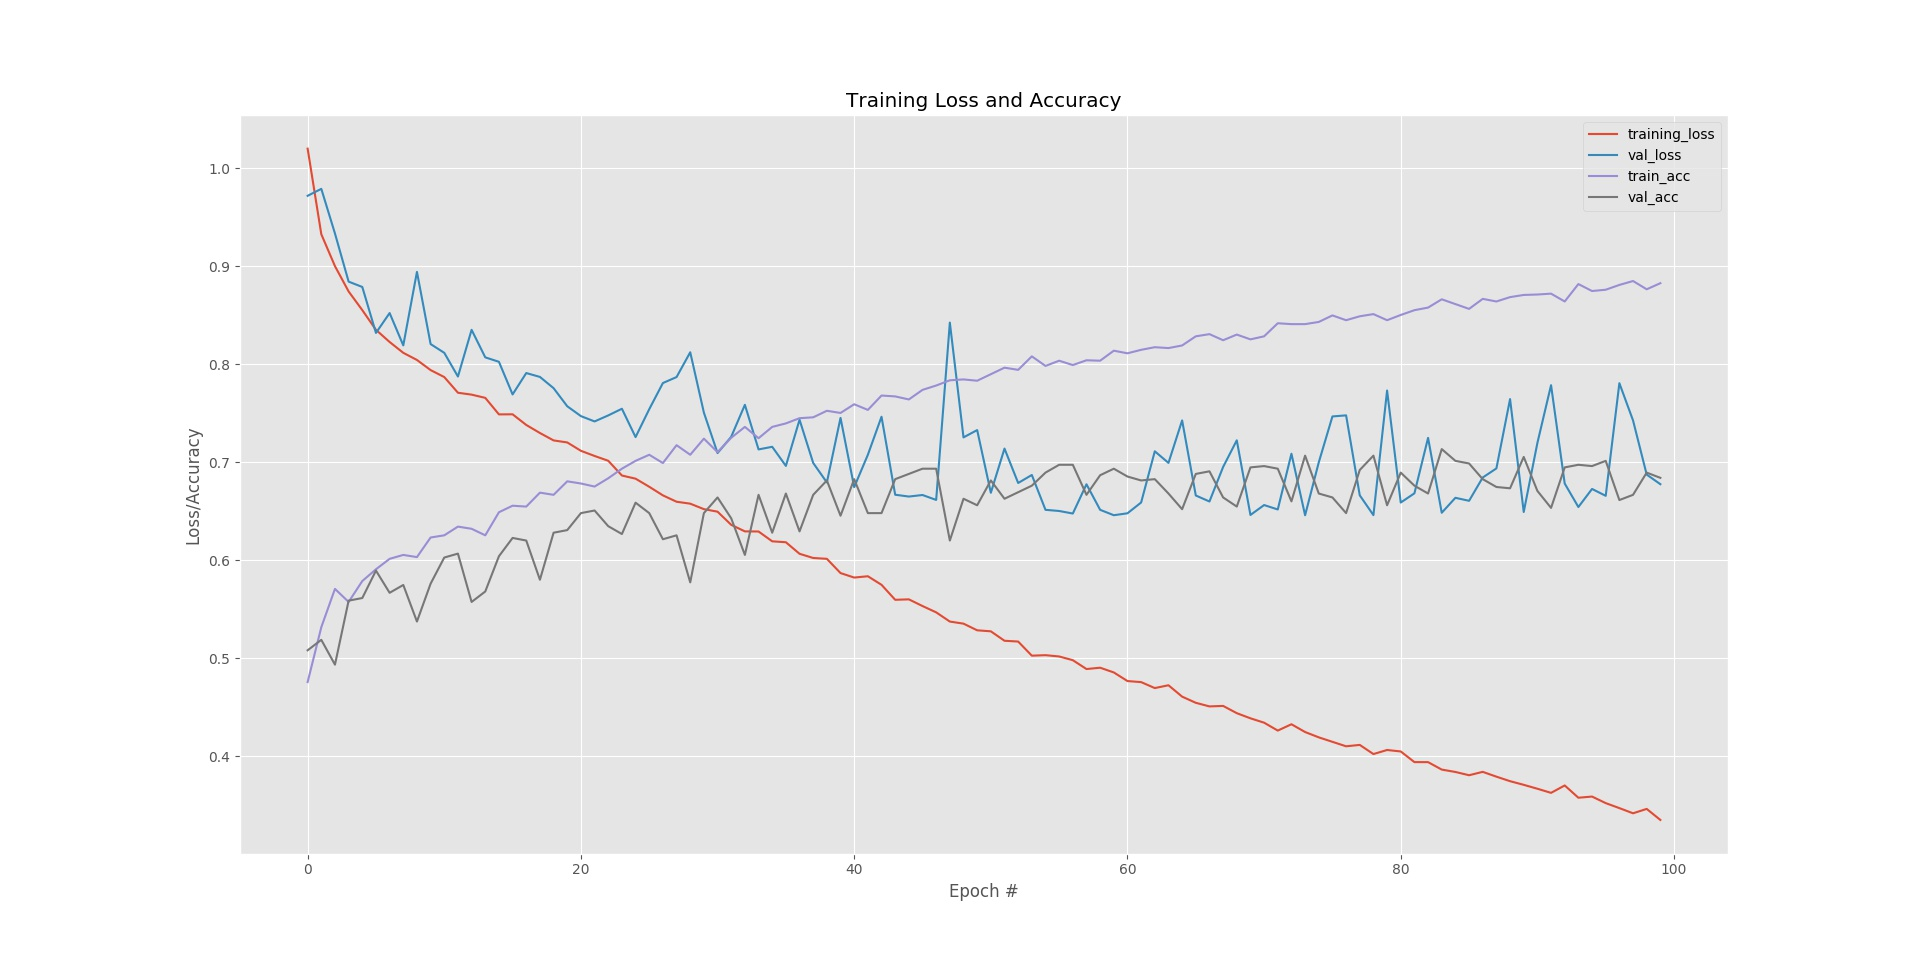

The script that drew this image:
# import the necessary packages
from sklearn.preprocessing import LabelBinarizer
from sklearn.model_selection import train_test_split
from sklearn.metrics import classification_report
from mydlchest.preprocessing import imagetoarraypreprocessor
from mydlchest.preprocessing import SimplePreprocessor
from mydlchest.datasets import SimpleDatasetLoader
from mydlchest.nn.conv import shallownet
from keras.optimizers import SGD
from imutils import paths
import matplotlib.pyplot as plt
import numpy as np
import argparse

# construct the argument parser and parse the arguments
ap = argparse.ArgumentParser()
ap.add_argument("-d", "--dataset", required=True,
	help="path to input dataset")
args = vars(ap.parse_args())

# grab the list of images that we'll be describing
print("[INFO] loading images...")
imagePaths = list(paths.list_images(args["dataset"]))

# initialize the image processors
sp = SimplePreprocessor.SimplePreprocessor(32,32)
iap = imagetoarraypreprocessor.ImageToArrayPreprocessor()

# load the dataset from disk then scale the raw pixel intensities
# to the range [0, 1]
sdl = SimpleDatasetLoader.SimpleDatasetLoader(preprocessors=[sp, iap])
(data, labels) = sdl.load(imagePaths, verbose=500)
data = data.astype("float") / 255.0

# partition the data
(trainX, testX, trainY, testY) = train_test_split(data, labels, test_size=0.25,
	random_state=42)
	
# convert the labels from integers to vectors
trainY = LabelBinarizer().fit_transform(trainY)
testY = LabelBinarizer().fit_transform(testY)

# initialize the optimizer model
print("[INFO] compiling model...")
opt = SGD(lr=0.005)
model = shallownet.ShallowNet.build(width=32, height=32, depth=3, classes=3)
model.compile(loss="categorical_crossentropy", optimizer=opt,
	metrics=["accuracy"])
	
# training
print("[INFO] training the network...")
H = model.fit(trainX, trainY, validation_data=(testX, testY), batch_size=32,
	epochs=100, verbose=1)

# evaluation
print("[INFO] evaluating the network...")
predictions = model.predict(testX, batch_size=32)
print(classification_report(testY.argmax(axis=1),
	predictions.argmax(axis=1),
	target_names=["cat", "dog", "panda"]))

# plot the training loss and accuracy
plt.style.use("ggplot")
plt.figure()
plt.plot(np.arange(0, 100), H.history["loss"], label="training_loss")
plt.plot(np.arange(0, 100), H.history["val_loss"], label="val_loss")
plt.plot(np.arange(0, 100), H.history["acc"], label="train_acc")
plt.plot(np.arange(0, 100), H.history["val_acc"], label="val_acc")
plt.title("Training Loss and Accuracy")
plt.xlabel("Epoch #")
plt.ylabel("Loss/Accuracy")
plt.legend()
plt.show()
